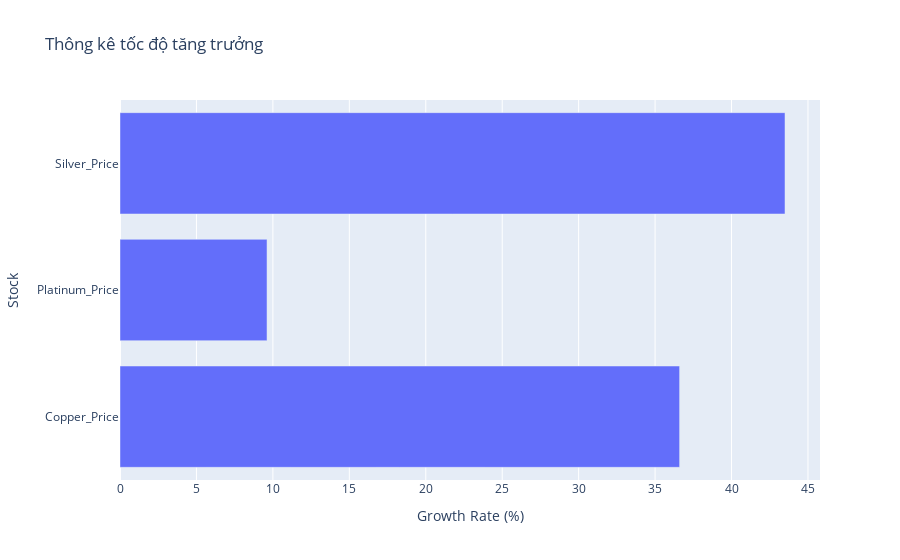

Notebook code cell kept with this figure:
### Code cell
growth_rates = {}

for stock in price:
    start_price = df[stock].iloc[0]
    end_price = df[stock].iloc[-1]
    growth_rate = (end_price - start_price) / start_price * 100
    growth_rates[stock] = growth_rate
df_growth = pd.DataFrame(list(growth_rates.items()), columns=['Stock', 'Growth Rate'])
fig = px.bar(df_growth, x='Growth Rate', y='Stock', orientation='h', labels={'Growth Rate': 'Growth Rate (%)', 'Stock': 'Stock'}, title='Thông kê tốc độ tăng trưởng')
fig.show()

### Figure 1 — Plotly figure (JSON) as saved in the notebook; plotly's stock layout.template omitted (floating-point values rounded to 4 significant figures)
{"data": [{"alignmentgroup": "True", "hovertemplate": "Growth Rate (%)=%{x}<br>Stock=%{y}<extra></extra>", "legendgroup": "", "marker": {"color": "#636efa", "pattern": {"shape": ""}}, "name": "", "offsetgroup": "", "orientation": "h", "showlegend": false, "textposition": "auto", "type": "bar", "x": [36.6, 9.617, 43.5], "xaxis": "x", "y": ["Copper_Price", "Platinum_Price", "Silver_Price"], "yaxis": "y"}], "layout": {"barmode": "relative", "legend": {"tracegroupgap": 0}, "title": {"text": "Thông kê tốc độ tăng trưởng"}, "xaxis": {"anchor": "y", "domain": [0, 1], "title": {"text": "Growth Rate (%)"}}, "yaxis": {"anchor": "x", "domain": [0, 1], "title": {"text": "Stock"}}}}
